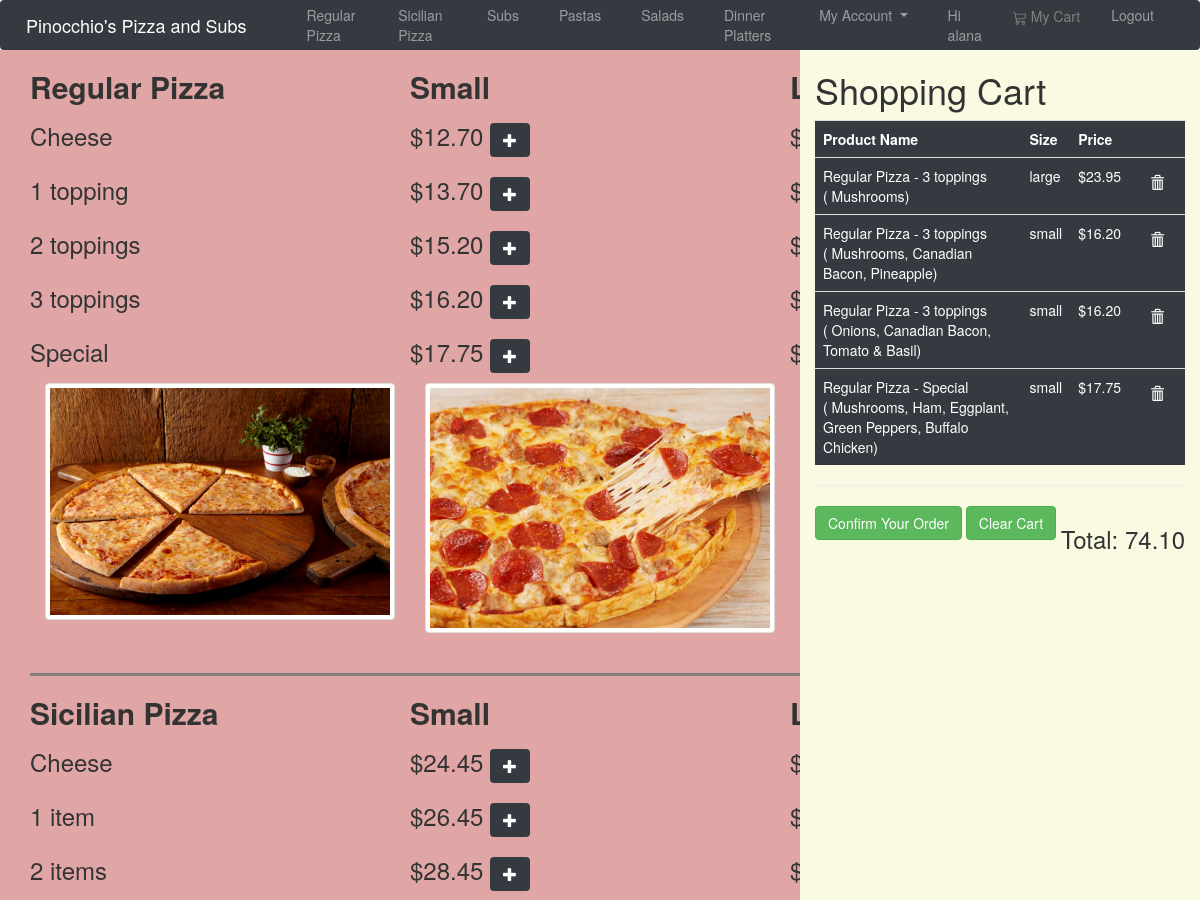
The app's page / (signed in, upper part), older data.
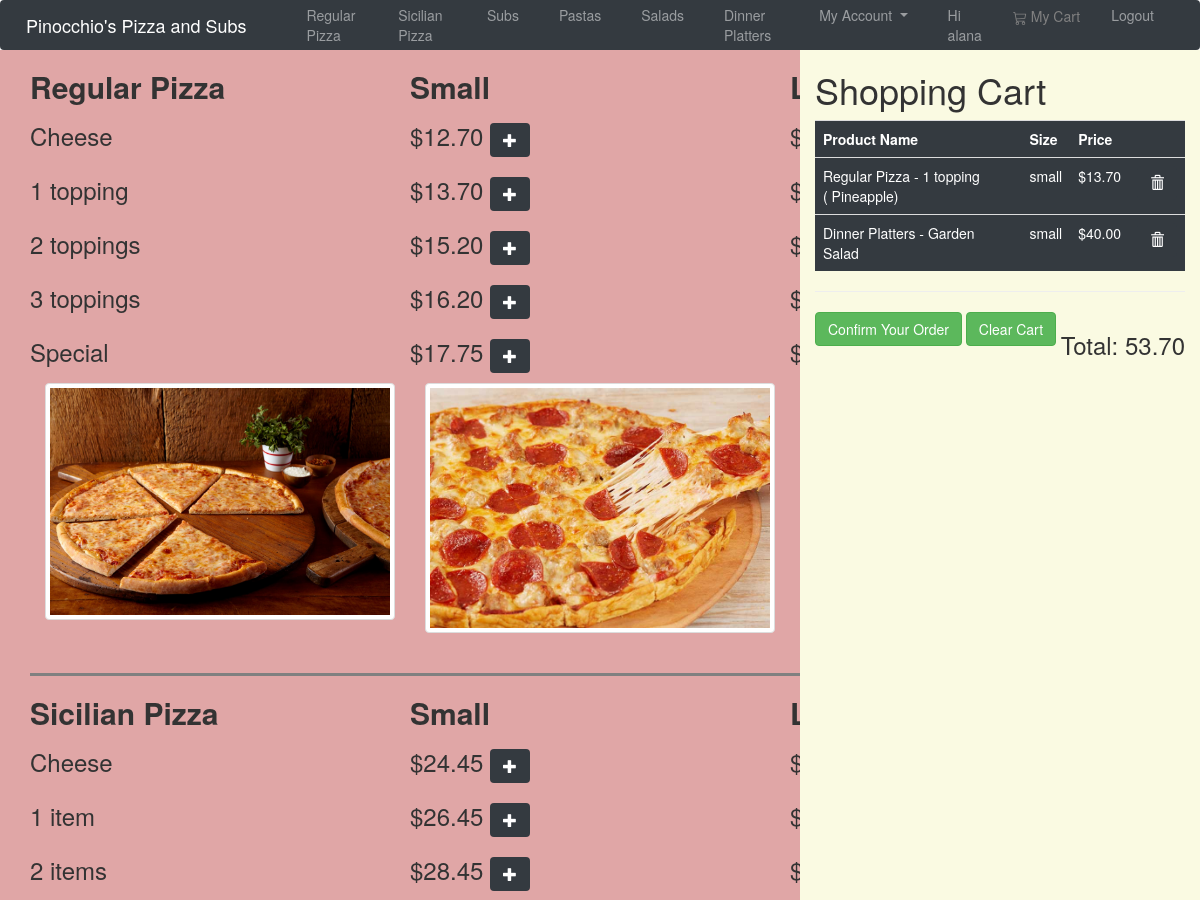
The same page, newer data.
### orders/models.py (models this page shows, shortened)
class Product(models.Model):
    name= models.CharField(max_length=90)
    category= models.ForeignKey(ProductCategory,on_delete=models.CASCADE,related_name="category")
    SPrice= models.DecimalField(max_digits=6, decimal_places=2)
    LPrice= models.DecimalField(max_digits=6, decimal_places=2)
    toppings = models.IntegerField(default=0)
    def __str__(self):
        return f"{self.name}"

class OrderDetail(models.Model):
    orderid = models.ForeignKey(OrderMaster, on_delete=models.CASCADE, related_name ="order_id")
    productid = models.IntegerField()
    toppings = models.CharField(max_length=500)
    price = models.DecimalField(max_digits=6, decimal_places=2)
    size = models.CharField(max_length=50)
    productName = models.CharField(max_length=90)
    total = models.DecimalField(max_digits=6, decimal_places=2)
    quantity = models.IntegerField(default=1)

class OrderMaster(models.Model):
    userid = models.CharField(max_length=50)
    status = models.CharField(max_length=50)
    total = models.DecimalField(max_digits=6, decimal_places=2)
    createdDate = models.DateField()

### orders/views.py (the view)
# urls.py: path("", views.index, name="index"),
def index(request):
    if not request.user.is_authenticated:
        return render(request,'login.html')
    openOrder = OrderMaster.objects.filter(userid = request.user, status="open").first()
    items = None
    total = 0.0
    if openOrder is not None:
        items = OrderDetail.objects.filter(orderid = openOrder)
        total = openOrder.total
    context = {
        "user": request.user,
        "regular_pizza": Product.objects.filter(category=1),
        "s_pizza": Product.objects.filter(category=2),
        "subs": Product.objects.filter(category=3),
        "pasta": Product.objects.filter(category=4),
        "salad": Product.objects.filter(category=5),
        "dinner": Product.objects.filter(category=6),
        "items": items,
        "total" : total,
        "toppings": Product.objects.filter(category=7)
    }
    return render(request, 'home.html', context)

### orders/templates/home.html (shortened to what the changed rows need)
{% extends "base.html" %}
{%block body %}
<div class="container-fluid">
<div style ="padding-top: 50px;"  class="row" >
  <div class ="col-sm-8" style="background-color:rgb(224, 166, 166); height: auto;">
    <div class="container">
      <h2 style= "font-weight:bolder;">
        <div class= "row">
        <div class ="col-sm-4"> Regular Pizza </div>
        <div class ="col-sm-4"> Small </div>
        <div class ="col-sm-4"> Large </div>
        </div>
      </h2>
    {% for product in regular_pizza %}
    <h3>
      <div class= "row">
      <div class ="col-sm-4"> {{product.name}} </div>
      <div class ="col-sm-4"> ${{product.SPrice}}
        <button onclick ="addToCart({{product.id}}, 'small', {{product.toppings}})" class="btn btn-dark"><span class="glyphicon glyphicon-plus"></span></button>
      </div>
      <div class ="col-sm-4"> ${{product.LPrice}}
      </div>
      </div>
    </h3>
    {%endfor%}
    <h2 style= "font-weight:bolder;">
      <div class= "row">
      <div class ="col-sm-4"> Sicilian Pizza </div>
      <div class ="col-sm-4"> Small </div>
      <div class ="col-sm-4"> Large </div>
      </div>
    </h2>
  {% for product in s_pizza %}
  <h3>
    <div class= "row">
    <div class ="col-sm-4"> {{product.name}} </div>
    <div class ="col-sm-4"> ${{product.SPrice}}
      <button onclick ="addToCart({{product.id}}, 'small', {{product.toppings}})" class="btn btn-dark"><span class="glyphicon glyphicon-plus"></span></button>
    </div>
    <div class ="col-sm-4"> ${{product.LPrice}}
    </div>
    </div>
  </h3>
  {%endfor%}
    </div>
  </div>
<div class ="col-sm-4" style="background-color: rgb(250, 250, 226); height: auto">
        <h1>Shopping Cart</h1>
        <div>
          <table class ="table table-dark" id="mycart" >
            <tbody>
            <tr>
            <th scope ="col">
              Product Name
            </th>
            <th scope ="col">
              Size
            </th>
            <th scope ="col">
              Price
            </th>
            <th>
            </th>
            </tr>
            {% for item in items %}
            <tr>
              <td>
                {{item.productName}}
                {% if item.toppings != "" %}
                <br>
                 ({{item.toppings}})
                {%endif%}
              </td>
              <td>
                {{item.size}}
              </td>
              <td>
                ${{item.price}}
              </td>
              <td>
                <button class = "btn btn-dark" onclick ="deleteItem({{item.id}}, this)" > <span class="glyphicon glyphicon-trash"></span> </button>
              </td>
            </tr>
            {%endfor%}
            </tbody>
          </table>
          <hr>
          <h3 scope="row" style ="float:right" id = "total"> Total: {{total}}</h3>
          {% if total > 0.00 %}
          <div id = "confirmOrderbtn" style = "display: block;">
          {%else%}
          <div id = "confirmOrderbtn" style = "display: none;">
          {%endif%}
          <button class = "btn btn-success"> <a href="/placeOrder" style="color:white"> Confirm Your Order</a></button>
          <button class = "btn btn-success" onclick = "clearCart()"> Clear Cart </button>
         </div>
        </div>
</div>
</div>
{% endblock %}

Row changes from the older to the newer data that the page shows:
no longer on this page (row unchanged): OrderDetail: productName "Regular Pizza - 3 toppings", toppings "Mushrooms", size "large", price "23.95"
no longer on this page (row unchanged): OrderDetail: productName "Regular Pizza - 3 toppings", toppings "Mushrooms, Canadian Bacon, Pineapple", size "small", price "16.20"
no longer on this page (row unchanged): OrderDetail: productName "Regular Pizza - 3 toppings", toppings "Onions, Canadian Bacon, Tomato & Basil", size "small", price "16.20"
removed OrderDetail: productName "Regular Pizza - Special", toppings "Mushrooms, Ham, Eggplant, Green Peppers, Buffalo Chicken", size "small", price "17.75"
no longer on this page (row edited): OrderMaster: total "74.10"
added OrderDetail: productName "Regular Pizza - 1 topping", toppings "Pineapple", size "small", price "13.70"
added OrderDetail: productName "Dinner Platters - Garden Salad", size "small", price "40.00"
added OrderMaster: total "53.70"
